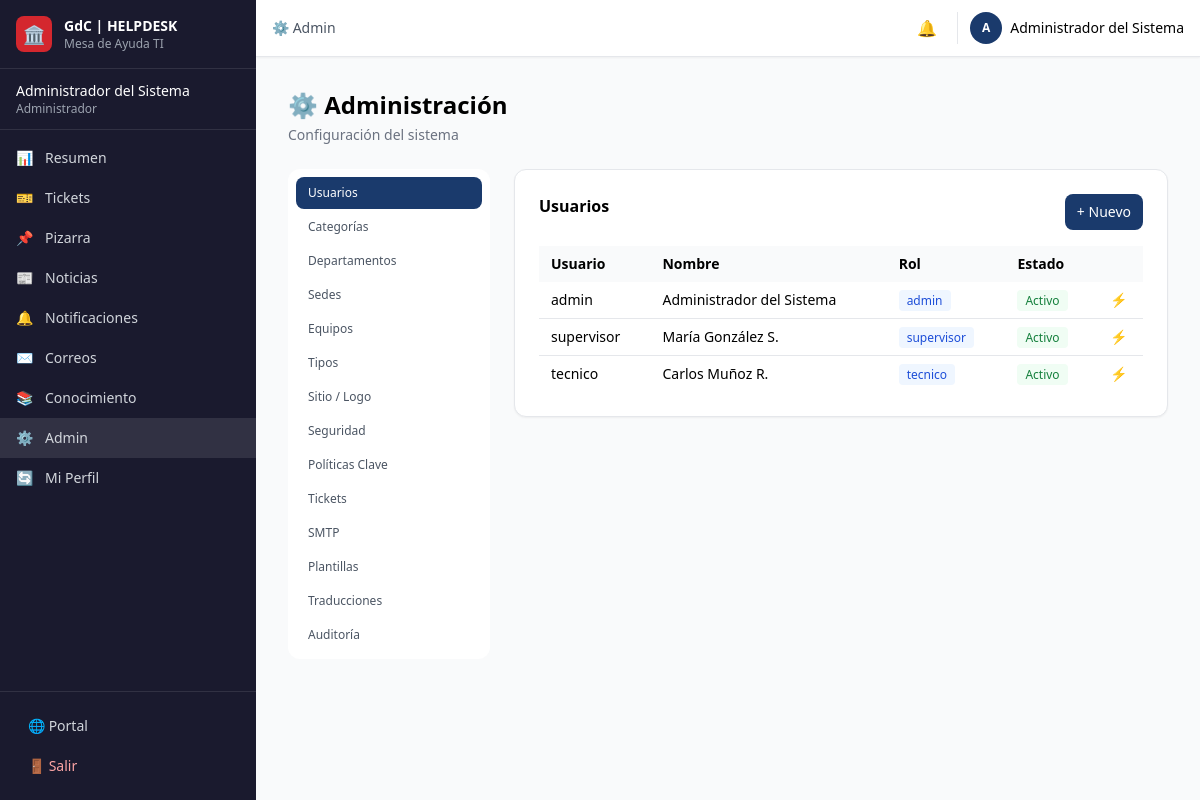
The page /public/admin.php (signed in) on the database its author committed.
### tables this page shows
CREATE TABLE `usuarios` (
  `id` INT(11) NOT NULL AUTO_INCREMENT,
  `username` VARCHAR(50) NOT NULL UNIQUE,
  `password` VARCHAR(255) NOT NULL,
  `full_name` VARCHAR(150) NOT NULL,
  `email` VARCHAR(150) NOT NULL,
  `role` ENUM('admin', 'supervisor', 'tecnico') NOT NULL DEFAULT 'tecnico',
  `active` TINYINT(1) NOT NULL DEFAULT 1,
  `created_at` DATETIME NOT NULL DEFAULT CURRENT_TIMESTAMP,
  `updated_at` DATETIME DEFAULT NULL ON UPDATE CURRENT_TIMESTAMP,
  PRIMARY KEY (`id`)
);

### public/includes/auth.php (called while the page is built, shortened)
<?php
function currentUser() { return ['id' => $_SESSION['user_id'] ?? null, 'username' => $_SESSION['user_username'] ?? '', 'fullName' => $_SESSION['user_fullname'] ?? '', 'email' => $_SESSION['user_email'] ?? '', 'role' => $_SESSION['user_role'] ?? '']; }

### public/includes/functions.php (called while the page is built, shortened)
<?php
function e($str) { return htmlspecialchars($str ?? '', ENT_QUOTES, 'UTF-8'); }

### public/admin.php (the view, shortened to what this page needs)
<?php
require_once __DIR__ . '/includes/connection.php'; require_once __DIR__ . '/includes/auth.php'; require_once __DIR__ . '/includes/functions.php'; requireRole(['admin']);
$pdo = getDB(); $section = $_GET['s'] ?? 'users'; $message = '';
$users = $pdo->query("SELECT * FROM usuarios ORDER BY role")->fetchAll();
$sections = ['users'=>'Usuarios','categories'=>'Categorías','departments'=>'Departamentos','locations'=>'Sedes','teams'=>'Equipos','ticketTypes'=>'Tipos','site'=>'Sitio / Logo','security'=>'Seguridad','passwordPolicy'=>'Políticas Clave','ticketConfig'=>'Tickets','smtp'=>'SMTP','templates'=>'Plantillas','translations'=>'Traducciones','audit'=>'Auditoría'];
$pageTitle = '⚙️ Admin'; $current = 'admin';
require_once __DIR__ . '/includes/header.php'; require_once __DIR__ . '/includes/sidebar.php';
?>
<h1 class="text-2xl font-bold mb-1">⚙️ Administración</h1><p class="text-gray-500 text-sm mb-6">Configuración del sistema</p>
<div class="grid lg:grid-cols-4 gap-6">
    <nav class="lg:col-span-1 bg-white rounded-xl p-2 space-y-0.5 h-fit max-h-[80vh] overflow-y-auto"><?php foreach($sections as $k=>$v):?><a href="?s=<?= $k?>" class="flex items-center gap-2 px-3 py-2 rounded-lg text-xs <?= $section===$k?'bg-[#1a3a6c] text-white':'text-gray-600 hover:bg-gray-50'?>"><?= $v?></a><?php endforeach;?></nav>
    <div class="lg:col-span-3">
<?php if($section==='users'):?>
<div class="bg-white rounded-xl p-6 shadow-sm border"><div class="flex justify-between mb-4"><h2 class="font-semibold">Usuarios</h2><button onclick="document.getElementById('m').classList.remove('hidden')" class="bg-[#1a3a6c] text-white px-3 py-2 rounded-lg text-sm">+ Nuevo</button></div><table class="w-full text-sm"><thead class="bg-gray-50"><tr><th class="text-left px-3 py-2">Usuario</th><th class="text-left px-3 py-2 hidden md:table-cell">Nombre</th><th class="text-left px-3 py-2">Rol</th><th class="text-left px-3 py-2">Estado</th><th class="px-3 py-2"></th></tr></thead><tbody class="divide-y"><?php foreach($users as $u):?><tr class="hover:bg-gray-50"><td class="px-3 py-2 font-medium"><?= e($u['username'])?></td><td class="px-3 py-2 hidden md:table-cell"><?= e($u['full_name'])?></td><td class="px-3 py-2"><span class="px-2 py-0.5 rounded text-xs bg-blue-50 text-blue-700"><?= e($u['role'])?></span></td><td class="px-3 py-2"><span class="px-2 py-0.5 rounded text-xs <?= $u['active']?'bg-green-50 text-green-700':'bg-red-50 text-red-700'?>"><?= $u['active']?'Activo':'Inactivo'?></span></td><td class="px-3 py-2 text-center"><form method="POST"><input type="hidden" name="user_id" value="<?= $u['id']?>"><button type="submit" name="toggle_user" class="text-gray-400 hover:text-[#1a3a6c]">⚡</button></form></td></tr><?php endforeach;?></tbody></table></div>
<?php endif;?>
    </div>
</div>
<?php require_once __DIR__ . '/includes/footer.php'; ?>

### public/includes/sidebar.php (shortened to what this page needs)
<?php
$current = $current ?? '';
$user = currentUser();
?>
<aside id="sidebar" class="fixed top-0 left-0 h-full w-64 bg-[#1a1a2e] text-white z-50 transform -translate-x-full lg:translate-x-0 transition-transform">
    <div class="flex flex-col h-full">
        <div class="p-4 border-b border-white/10 flex items-center gap-3">
            <div class="w-9 h-9 bg-[#d4272e] rounded-lg flex items-center justify-center"><span class="text-lg">🏛️</span></div>
            <div><h2 class="text-sm font-bold">GdC | HELPDESK</h2><p class="text-xs text-gray-400">Mesa de Ayuda TI</p></div>
        </div>
        <div class="px-4 py-3 border-b border-white/10">
            <p class="text-sm font-medium truncate"><?= e($user['fullName']) ?></p>
            <p class="text-xs text-gray-400 capitalize"><?= e($user['role'] === 'admin' ? 'Administrador' : $user['role']) ?></p>
        </div>
        <nav class="flex-1 py-2 overflow-y-auto">
            <?php
            $items = [
                ['dashboard', '📊', 'Resumen', 'dashboard.php'],
                ['tickets', '🎫', 'Tickets', 'tickets.php'],
                ['board', '📌', 'Pizarra', 'board.php'],
                ['news', '📰', 'Noticias', 'news.php'],
                ['notifications', '🔔', 'Notificaciones', 'notifications.php'],
                ['emails', '✉️', 'Correos', 'emails.php'],
                ['knowledge', '📚', 'Conocimiento', 'knowledge.php'],
            ];
            if (isAdmin()) $items[] = ['admin', '⚙️', 'Admin', 'admin.php'];
            $items[] = ['profile', '🔄', 'Mi Perfil', 'profile.php'];
            foreach ($items as $i):
            ?>
            <a href="<?= $i[3] ?>" class="flex items-center gap-3 px-4 py-2.5 text-sm text-gray-300 hover:text-white <?= $current===$i[0]?'bg-white/10 border-r-3 border-[#d4272e]':'hover:bg-white/5' ?>"><span><?= $i[1] ?></span><?= $i[2] ?></a>
            <?php endforeach; ?>
        </nav>
        <div class="p-4 border-t border-white/10 space-y-1">
            <a href="index.php" class="flex items-center gap-3 px-3 py-2 text-sm text-gray-300 hover:text-white hover:bg-white/5 rounded">🌐 Portal</a>
            <a href="logout.php" class="flex items-center gap-3 px-3 py-2 text-sm text-red-300 hover:text-red-200 hover:bg-white/5 rounded">🚪 Salir</a>
        </div>
    </div>
</aside>
<div class="lg:ml-64">
    <header class="bg-white shadow-sm border-b sticky top-0 z-30">
        <div class="flex items-center justify-between h-14 px-4">
            <div class="hidden lg:block"><h2 class="text-sm font-medium text-gray-600"><?= e($pageTitle) ?></h2></div>
            <div class="flex items-center gap-3">
                <a href="notifications.php" class="relative p-2 text-gray-500 hover:bg-gray-100 rounded-lg">🔔</a>
                <div class="flex items-center gap-2 pl-3 border-l"><div class="w-8 h-8 bg-[#1a3a6c] rounded-full flex items-center justify-center text-white text-xs font-bold"><?= strtoupper(substr($user['fullName'], 0, 1)) ?></div><span class="hidden sm:block text-sm font-medium"><?= e($user['fullName']) ?></span></div>
            </div>
        </div>
    </header>
    <main class="p-4 md:p-6 lg:p-8">

### rows shown on the page
usuarios: full_name "Administrador del Sistema", role "Administrador", full_name "A", username "admin", role "admin", active "Activo"
usuarios: username "supervisor", full_name "María González S.", role "supervisor", active "Activo"
usuarios: username "tecnico", full_name "Carlos Muñoz R.", role "tecnico", active "Activo"

### other values the page prints
$i[1] "📊"
$i[2] "Resumen"
$i[1] "🎫"
$i[2] "Tickets"
$i[1] "📌"
$i[2] "Pizarra"
$i[1] "📰"
$i[2] "Noticias"
$i[1] "🔔"
$i[2] "Notificaciones"
$i[1] "✉️"
$i[2] "Correos"
$i[1] "📚"
$i[2] "Conocimiento"
$i[1] "⚙️"
